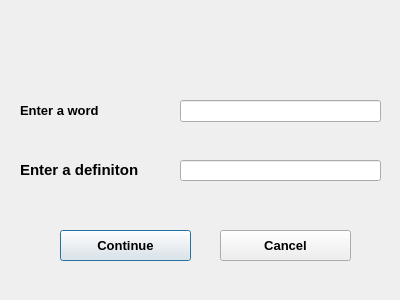
<?xml version="1.0" encoding="UTF-8"?>
<ui version="4.0">
 <class>vvod_slov</class>
 <widget class="QDialog" name="vvod_slov">
  <property name="geometry">
   <rect>
    <x>0</x>
    <y>0</y>
    <width>400</width>
    <height>300</height>
   </rect>
  </property>
  <property name="windowTitle">
   <string>Dialog</string>
  </property>
  <widget class="QLabel" name="label">
   <property name="geometry">
    <rect>
     <x>20</x>
     <y>100</y>
     <width>121</width>
     <height>21</height>
    </rect>
   </property>
   <property name="text">
    <string>&lt;html&gt;&lt;head/&gt;&lt;body&gt;&lt;p&gt;&lt;span style=&quot; font-size:10pt; font-weight:600;&quot;&gt;Enter a word&lt;/span&gt;&lt;/p&gt;&lt;/body&gt;&lt;/html&gt;</string>
   </property>
  </widget>
  <widget class="QLineEdit" name="word">
   <property name="geometry">
    <rect>
     <x>180</x>
     <y>100</y>
     <width>201</width>
     <height>22</height>
    </rect>
   </property>
  </widget>
  <widget class="QLineEdit" name="definition">
   <property name="geometry">
    <rect>
     <x>180</x>
     <y>160</y>
     <width>201</width>
     <height>21</height>
    </rect>
   </property>
  </widget>
  <widget class="QLabel" name="label_2">
   <property name="geometry">
    <rect>
     <x>20</x>
     <y>160</y>
     <width>161</width>
     <height>21</height>
    </rect>
   </property>
   <property name="text">
    <string>&lt;html&gt;&lt;head/&gt;&lt;body&gt;&lt;p&gt;&lt;span style=&quot; font-size:11pt; font-weight:600;&quot;&gt;Enter a definiton&lt;/span&gt;&lt;/p&gt;&lt;/body&gt;&lt;/html&gt;</string>
   </property>
  </widget>
  <widget class="QPushButton" name="pushButton">
   <property name="geometry">
    <rect>
     <x>60</x>
     <y>230</y>
     <width>131</width>
     <height>31</height>
    </rect>
   </property>
   <property name="font">
    <font>
     <pointsize>10</pointsize>
     <weight>75</weight>
     <bold>true</bold>
    </font>
   </property>
   <property name="text">
    <string>Continue</string>
   </property>
  </widget>
  <widget class="QPushButton" name="pushButton_2">
   <property name="geometry">
    <rect>
     <x>220</x>
     <y>230</y>
     <width>131</width>
     <height>31</height>
    </rect>
   </property>
   <property name="font">
    <font>
     <pointsize>10</pointsize>
     <weight>75</weight>
     <bold>true</bold>
    </font>
   </property>
   <property name="text">
    <string>Cancel</string>
   </property>
  </widget>
 </widget>
 <resources/>
 <connections/>
</ui>
